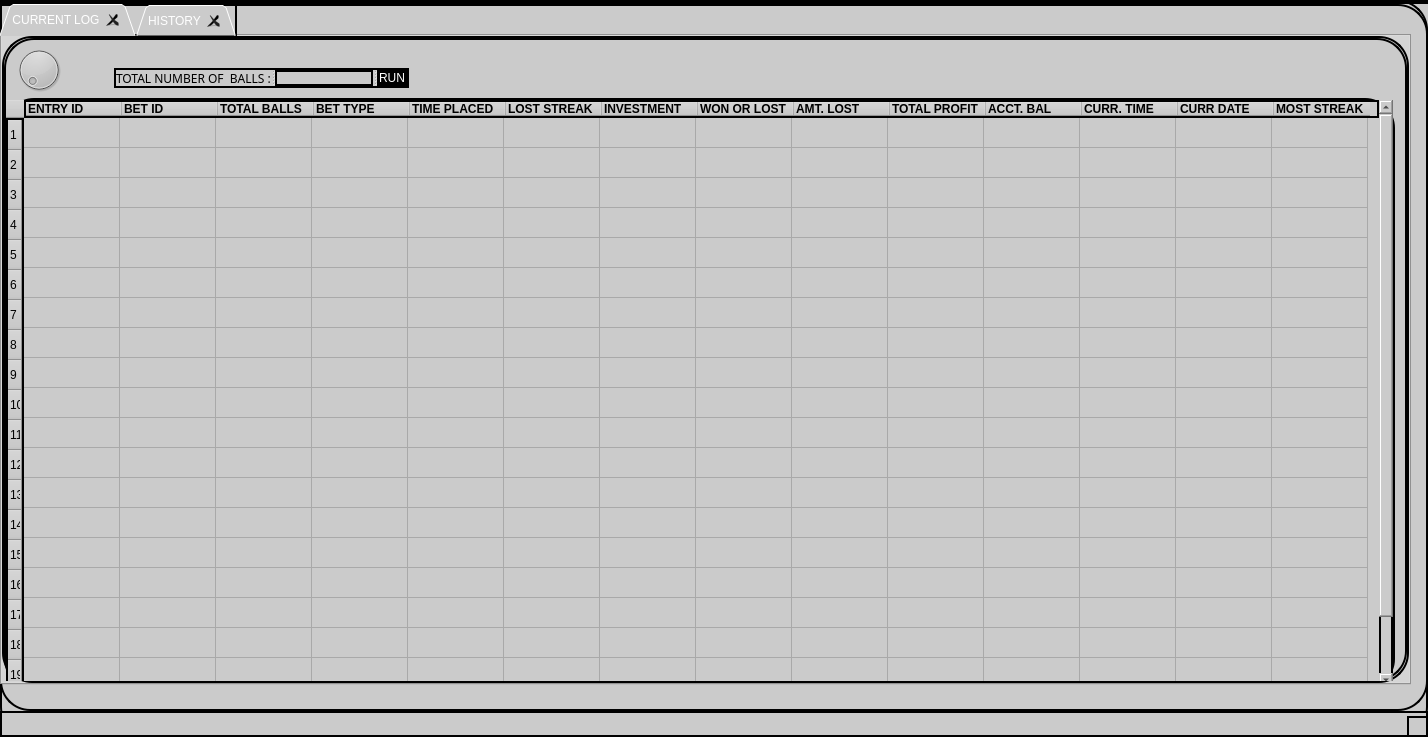
<?xml version="1.0" encoding="UTF-8"?>
<ui version="4.0">
 <class>MainWindow</class>
 <widget class="QMainWindow" name="MainWindow">
  <property name="geometry">
   <rect>
    <x>0</x>
    <y>0</y>
    <width>1428</width>
    <height>737</height>
   </rect>
  </property>
  <property name="windowTitle">
   <string>LOG VIEW</string>
  </property>
  <property name="windowIcon">
   <iconset>
    <normaloff>iStock-872962368-chat-bots-removebg-preview.png</normaloff>iStock-872962368-chat-bots-removebg-preview.png</iconset>
  </property>
  <property name="autoFillBackground">
   <bool>false</bool>
  </property>
  <property name="styleSheet">
   <string notr="true">border: 2px solid black;
border-radius:30px;
 
background-color:rgb(203, 203, 203); </string>
  </property>
  <property name="toolButtonStyle">
   <enum>Qt::ToolButtonTextOnly</enum>
  </property>
  <widget class="QWidget" name="centralwidget">
   <widget class="QTabWidget" name="tabWidget">
    <property name="geometry">
     <rect>
      <x>0</x>
      <y>0</y>
      <width>1411</width>
      <height>681</height>
     </rect>
    </property>
    <property name="autoFillBackground">
     <bool>false</bool>
    </property>
    <property name="styleSheet">
     <string notr="true">color: white</string>
    </property>
    <property name="tabShape">
     <enum>QTabWidget::Triangular</enum>
    </property>
    <property name="currentIndex">
     <number>0</number>
    </property>
    <property name="iconSize">
     <size>
      <width>25</width>
      <height>16</height>
     </size>
    </property>
    <property name="tabsClosable">
     <bool>true</bool>
    </property>
    <widget class="QWidget" name="tab">
     <attribute name="icon">
      <iconset>
       <normaloff>copy.png</normaloff>copy.png</iconset>
     </attribute>
     <attribute name="title">
      <string>CURRENT LOG</string>
     </attribute>
     <widget class="QDial" name="dial_3">
      <property name="geometry">
       <rect>
        <x>10</x>
        <y>0</y>
        <width>50</width>
        <height>64</height>
       </rect>
      </property>
     </widget>
     <widget class="QTableWidget" name="tableWidget_2">
      <property name="geometry">
       <rect>
        <x>0</x>
        <y>60</y>
        <width>1391</width>
        <height>591</height>
       </rect>
      </property>
      <property name="styleSheet">
       <string notr="true">color:black</string>
      </property>
      <property name="rowCount">
       <number>20</number>
      </property>
      <property name="columnCount">
       <number>14</number>
      </property>
      <attribute name="horizontalHeaderDefaultSectionSize">
       <number>96</number>
      </attribute>
      <attribute name="verticalHeaderHighlightSections">
       <bool>true</bool>
      </attribute>
      <attribute name="verticalHeaderMinimumSectionSize">
       <number>16</number>
      </attribute>
      <row/>
      <row/>
      <row/>
      <row/>
      <row/>
      <row/>
      <row/>
      <row/>
      <row/>
      <row/>
      <row/>
      <row/>
      <row/>
      <row/>
      <row/>
      <row/>
      <row/>
      <row/>
      <row/>
      <row/>
      <column>
       <property name="text">
        <string>ENTRY ID</string>
       </property>
       <property name="font">
        <font>
         <weight>75</weight>
         <bold>true</bold>
        </font>
       </property>
       <property name="textAlignment">
        <set>AlignLeading|AlignVCenter</set>
       </property>
      </column>
      <column>
       <property name="text">
        <string>BET ID</string>
       </property>
       <property name="font">
        <font>
         <weight>75</weight>
         <bold>true</bold>
        </font>
       </property>
       <property name="textAlignment">
        <set>AlignLeading|AlignVCenter</set>
       </property>
      </column>
      <column>
       <property name="text">
        <string>TOTAL BALLS</string>
       </property>
       <property name="font">
        <font>
         <weight>75</weight>
         <bold>true</bold>
        </font>
       </property>
       <property name="textAlignment">
        <set>AlignLeading|AlignVCenter</set>
       </property>
      </column>
      <column>
       <property name="text">
        <string>BET TYPE</string>
       </property>
       <property name="font">
        <font>
         <weight>75</weight>
         <bold>true</bold>
        </font>
       </property>
       <property name="textAlignment">
        <set>AlignLeading|AlignVCenter</set>
       </property>
      </column>
      <column>
       <property name="text">
        <string>TIME PLACED</string>
       </property>
       <property name="font">
        <font>
         <weight>75</weight>
         <bold>true</bold>
        </font>
       </property>
       <property name="textAlignment">
        <set>AlignLeading|AlignVCenter</set>
       </property>
      </column>
      <column>
       <property name="text">
        <string>LOST STREAK</string>
       </property>
       <property name="font">
        <font>
         <weight>75</weight>
         <bold>true</bold>
        </font>
       </property>
       <property name="textAlignment">
        <set>AlignLeading|AlignVCenter</set>
       </property>
      </column>
      <column>
       <property name="text">
        <string>INVESTMENT</string>
       </property>
       <property name="font">
        <font>
         <weight>75</weight>
         <bold>true</bold>
        </font>
       </property>
       <property name="textAlignment">
        <set>AlignLeading|AlignVCenter</set>
       </property>
      </column>
      <column>
       <property name="text">
        <string>WON OR LOST</string>
       </property>
       <property name="font">
        <font>
         <weight>75</weight>
         <bold>true</bold>
        </font>
       </property>
       <property name="textAlignment">
        <set>AlignLeading|AlignVCenter</set>
       </property>
      </column>
      <column>
       <property name="text">
        <string>AMT. LOST</string>
       </property>
       <property name="font">
        <font>
         <weight>75</weight>
         <bold>true</bold>
        </font>
       </property>
       <property name="textAlignment">
        <set>AlignLeading|AlignVCenter</set>
       </property>
      </column>
      <column>
       <property name="text">
        <string>TOTAL PROFIT</string>
       </property>
       <property name="font">
        <font>
         <weight>75</weight>
         <bold>true</bold>
        </font>
       </property>
       <property name="textAlignment">
        <set>AlignLeading|AlignVCenter</set>
       </property>
      </column>
      <column>
       <property name="text">
        <string>ACCT. BAL</string>
       </property>
       <property name="font">
        <font>
         <weight>75</weight>
         <bold>true</bold>
        </font>
       </property>
       <property name="textAlignment">
        <set>AlignLeading|AlignVCenter</set>
       </property>
      </column>
      <column>
       <property name="text">
        <string>CURR. TIME</string>
       </property>
       <property name="font">
        <font>
         <weight>75</weight>
         <bold>true</bold>
        </font>
       </property>
       <property name="textAlignment">
        <set>AlignLeading|AlignVCenter</set>
       </property>
      </column>
      <column>
       <property name="text">
        <string>CURR DATE</string>
       </property>
       <property name="font">
        <font>
         <weight>75</weight>
         <bold>true</bold>
        </font>
       </property>
       <property name="textAlignment">
        <set>AlignLeading|AlignVCenter</set>
       </property>
      </column>
      <column>
       <property name="text">
        <string>MOST STREAK</string>
       </property>
       <property name="font">
        <font>
         <weight>75</weight>
         <bold>true</bold>
        </font>
       </property>
       <property name="textAlignment">
        <set>AlignLeading|AlignVCenter</set>
       </property>
      </column>
     </widget>
     <widget class="QSplitter" name="splitter_2">
      <property name="geometry">
       <rect>
        <x>110</x>
        <y>30</y>
        <width>295</width>
        <height>20</height>
       </rect>
      </property>
      <property name="orientation">
       <enum>Qt::Horizontal</enum>
      </property>
      <widget class="QLabel" name="label_2">
       <property name="font">
        <font>
         <family>ø</family>
         <pointsize>9</pointsize>
         <weight>10</weight>
         <italic>false</italic>
         <bold>false</bold>
        </font>
       </property>
       <property name="styleSheet">
        <string notr="true">color:black;
font: 87 9pt &quot;ø&quot;;
border:0px;</string>
       </property>
       <property name="text">
        <string>TOTAL NUMBER OF  BALLS :</string>
       </property>
      </widget>
      <widget class="QLineEdit" name="totalBallsInput_2">
       <property name="styleSheet">
        <string notr="true">color:black;
font: 87 9pt &quot;ø&quot;;</string>
       </property>
      </widget>
      <widget class="QPushButton" name="runRound_2">
       <property name="styleSheet">
        <string notr="true">border: 2px solid black;
border-radius:20px;
color:white;
font: 87 9pt &quot;ø&quot;;
background-color:black;
</string>
       </property>
       <property name="text">
        <string>RUN</string>
       </property>
      </widget>
     </widget>
    </widget>
    <widget class="QWidget" name="tab_2">
     <attribute name="icon">
      <iconset>
       <normaloff>color.png</normaloff>color.png</iconset>
     </attribute>
     <attribute name="title">
      <string>HISTORY</string>
     </attribute>
     <widget class="QDial" name="dial">
      <property name="geometry">
       <rect>
        <x>0</x>
        <y>0</y>
        <width>50</width>
        <height>64</height>
       </rect>
      </property>
     </widget>
     <widget class="QPushButton" name="runRound">
      <property name="geometry">
       <rect>
        <x>450</x>
        <y>20</y>
        <width>121</width>
        <height>31</height>
       </rect>
      </property>
      <property name="styleSheet">
       <string notr="true">border: 2px solid black;
border-radius:20px;
color:white;
font: 87 9pt &quot;ø&quot;;
background-color:black;
</string>
      </property>
      <property name="text">
       <string>RUN</string>
      </property>
     </widget>
     <widget class="QTableWidget" name="tableWidget">
      <property name="geometry">
       <rect>
        <x>-20</x>
        <y>60</y>
        <width>1381</width>
        <height>511</height>
       </rect>
      </property>
      <property name="styleSheet">
       <string notr="true">color:black</string>
      </property>
      <property name="rowCount">
       <number>20</number>
      </property>
      <property name="columnCount">
       <number>14</number>
      </property>
      <attribute name="horizontalHeaderDefaultSectionSize">
       <number>96</number>
      </attribute>
      <attribute name="verticalHeaderHighlightSections">
       <bool>true</bool>
      </attribute>
      <attribute name="verticalHeaderMinimumSectionSize">
       <number>16</number>
      </attribute>
      <row/>
      <row/>
      <row/>
      <row/>
      <row/>
      <row/>
      <row/>
      <row/>
      <row/>
      <row/>
      <row/>
      <row/>
      <row/>
      <row/>
      <row/>
      <row/>
      <row/>
      <row/>
      <row/>
      <row/>
      <column>
       <property name="text">
        <string>ENTRY ID</string>
       </property>
       <property name="font">
        <font>
         <weight>75</weight>
         <bold>true</bold>
        </font>
       </property>
       <property name="textAlignment">
        <set>AlignLeading|AlignVCenter</set>
       </property>
      </column>
      <column>
       <property name="text">
        <string>BET ID</string>
       </property>
       <property name="font">
        <font>
         <weight>75</weight>
         <bold>true</bold>
        </font>
       </property>
       <property name="textAlignment">
        <set>AlignLeading|AlignVCenter</set>
       </property>
      </column>
      <column>
       <property name="text">
        <string>TOTAL BALLS</string>
       </property>
       <property name="font">
        <font>
         <weight>75</weight>
         <bold>true</bold>
        </font>
       </property>
       <property name="textAlignment">
        <set>AlignLeading|AlignVCenter</set>
       </property>
      </column>
      <column>
       <property name="text">
        <string>BET TYPE</string>
       </property>
       <property name="font">
        <font>
         <weight>75</weight>
         <bold>true</bold>
        </font>
       </property>
       <property name="textAlignment">
        <set>AlignLeading|AlignVCenter</set>
       </property>
      </column>
      <column>
       <property name="text">
        <string>TIME PLACED</string>
       </property>
       <property name="font">
        <font>
         <weight>75</weight>
         <bold>true</bold>
        </font>
       </property>
       <property name="textAlignment">
        <set>AlignLeading|AlignVCenter</set>
       </property>
      </column>
      <column>
       <property name="text">
        <string>LOST STREAK</string>
       </property>
       <property name="font">
        <font>
         <weight>75</weight>
         <bold>true</bold>
        </font>
       </property>
       <property name="textAlignment">
        <set>AlignLeading|AlignVCenter</set>
       </property>
      </column>
      <column>
       <property name="text">
        <string>INVESTMENT</string>
       </property>
       <property name="font">
        <font>
         <weight>75</weight>
         <bold>true</bold>
        </font>
       </property>
       <property name="textAlignment">
        <set>AlignLeading|AlignVCenter</set>
       </property>
      </column>
      <column>
       <property name="text">
        <string>WON OR LOST</string>
       </property>
       <property name="font">
        <font>
         <weight>75</weight>
         <bold>true</bold>
        </font>
       </property>
       <property name="textAlignment">
        <set>AlignLeading|AlignVCenter</set>
       </property>
      </column>
      <column>
       <property name="text">
        <string>AMT. LOST</string>
       </property>
       <property name="font">
        <font>
         <weight>75</weight>
         <bold>true</bold>
        </font>
       </property>
       <property name="textAlignment">
        <set>AlignLeading|AlignVCenter</set>
       </property>
      </column>
      <column>
       <property name="text">
        <string>TOTAL PROFIT</string>
       </property>
       <property name="font">
        <font>
         <weight>75</weight>
         <bold>true</bold>
        </font>
       </property>
       <property name="textAlignment">
        <set>AlignLeading|AlignVCenter</set>
       </property>
      </column>
      <column>
       <property name="text">
        <string>ACCT. BAL</string>
       </property>
       <property name="font">
        <font>
         <weight>75</weight>
         <bold>true</bold>
        </font>
       </property>
       <property name="textAlignment">
        <set>AlignLeading|AlignVCenter</set>
       </property>
      </column>
      <column>
       <property name="text">
        <string>CURR. TIME</string>
       </property>
       <property name="font">
        <font>
         <weight>75</weight>
         <bold>true</bold>
        </font>
       </property>
       <property name="textAlignment">
        <set>AlignLeading|AlignVCenter</set>
       </property>
      </column>
      <column>
       <property name="text">
        <string>CURR DATE</string>
       </property>
       <property name="font">
        <font>
         <weight>75</weight>
         <bold>true</bold>
        </font>
       </property>
       <property name="textAlignment">
        <set>AlignLeading|AlignVCenter</set>
       </property>
      </column>
      <column>
       <property name="text">
        <string>MOST STREAK</string>
       </property>
       <property name="font">
        <font>
         <weight>75</weight>
         <bold>true</bold>
        </font>
       </property>
       <property name="textAlignment">
        <set>AlignLeading|AlignVCenter</set>
       </property>
      </column>
     </widget>
     <widget class="QSplitter" name="splitter">
      <property name="geometry">
       <rect>
        <x>200</x>
        <y>19</y>
        <width>199</width>
        <height>31</height>
       </rect>
      </property>
      <property name="orientation">
       <enum>Qt::Horizontal</enum>
      </property>
      <widget class="QLabel" name="label">
       <property name="font">
        <font>
         <family>ø</family>
         <pointsize>9</pointsize>
         <weight>10</weight>
         <italic>false</italic>
         <bold>false</bold>
        </font>
       </property>
       <property name="styleSheet">
        <string notr="true">color:black;
font: 87 9pt &quot;ø&quot;;
border:0px;</string>
       </property>
       <property name="text">
        <string>TOTAL NUMBER OF  BALLS :</string>
       </property>
      </widget>
      <widget class="QLineEdit" name="totalBallsInput">
       <property name="styleSheet">
        <string notr="true">color:black;
font: 87 9pt &quot;ø&quot;;</string>
       </property>
      </widget>
     </widget>
    </widget>
   </widget>
  </widget>
  <widget class="QMenuBar" name="menubar">
   <property name="geometry">
    <rect>
     <x>0</x>
     <y>0</y>
     <width>1428</width>
     <height>25</height>
    </rect>
   </property>
  </widget>
  <widget class="QStatusBar" name="statusbar"/>
 </widget>
 <resources/>
 <connections/>
</ui>
